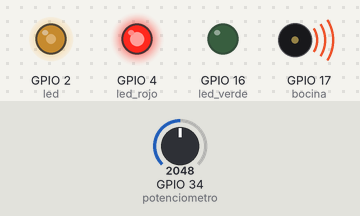
This program was run on a simulated ESP32 board running MicroPython. On the bench: output pins drawn as LEDs (lit = HIGH), buzzer (waves = sounding). The test bench sets the inputs (shaded band); at power-on: GPIO 34 (potenciometro) = 2048 (analog values on the 0–4095 scale).

Above: at 1.2 s.
1.3 s: GPIO 34 (potenciometro) set to 2866
At 2.5 s:
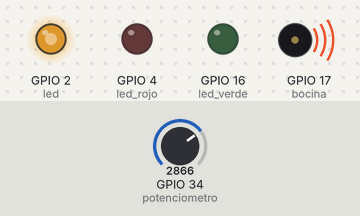
2.8 s: GPIO 34 (potenciometro) set to 3603
At 3.8 s:
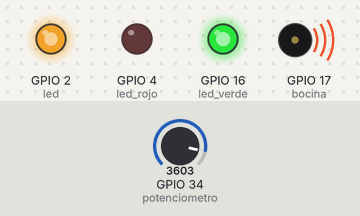
4.3 s: GPIO 34 (potenciometro) set to 4095
At 4.9 s:
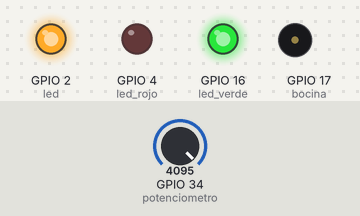
5.8 s: GPIO 34 (potenciometro) set to 2047
At 7.0 s:
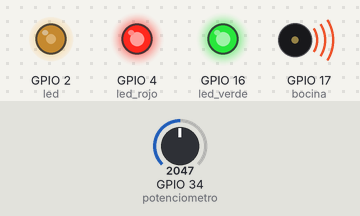
7.3 s: GPIO 34 (potenciometro) set to 1228
At 8.4 s:
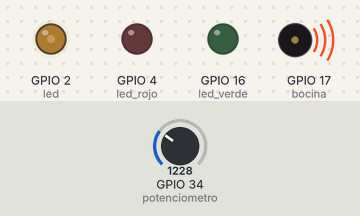
Timing chart, 0 to 9.8 s (numbered marks = the images above; inputs shaded):
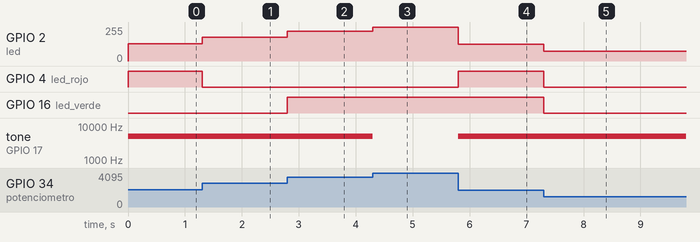

Measured:
- after the input at 1.3 s, GPIO 2 (led): 129/255 → 178/255 at once; GPIO 4 (led_rojo): HIGH → LOW at once
- after the input at 2.8 s, GPIO 2 (led): 178/255 → 224/255 at once; GPIO 16 (led_verde): LOW → HIGH at once
- after the input at 4.3 s, GPIO 2 (led): 224/255 → 255/255 at once; tone on GPIO 17 (bocina): 5000 Hz → silent at once
- after the input at 5.8 s, GPIO 2 (led): 255/255 → 126/255 at once; GPIO 4 (led_rojo): LOW → HIGH at once; tone on GPIO 17 (bocina): silent → 5000 Hz at once
- after the input at 7.3 s, GPIO 2 (led): 126/255 → 75/255 at once; GPIO 4 (led_rojo), GPIO 16 (led_verde): HIGH → LOW at once

The program:

03_Poten_LED.py
```python
import machine
from machine import Pin, PWM, ADC
import time

led = PWM(Pin(2))
bocina = PWM(Pin(17))
led.freq(1000)
led_rojo = Pin(4, Pin.OUT)
led_verde = Pin(16, Pin.OUT)

potenciometro = ADC(Pin(34))
potenciometro.atten(ADC.ATTN_11DB) #Rango de 0-3.3 Voltios

while True:
    lectura = potenciometro.read()
    mapeo = int((lectura / 4095) * 100) #Rango de 0 a 100%
    lectura_pwm = int(mapeo *10.35)

    if lectura_pwm > 1023:
        lectura_pwm = 1023
    elif lectura_pwm > 500 and lectura_pwm < 700:
        led.duty(lectura_pwm)
        bocina.duty(lectura_pwm)
        led_rojo.value(1)
    elif lectura_pwm > 800 and lectura_pwm < 1000:
        led_verde.value(1)
        led.duty(lectura_pwm)
        bocina.duty(lectura_pwm)
    else:
        bocina.duty(lectura_pwm)
        led_verde.value(0)
        led_rojo.value(0)
        led.duty(lectura_pwm)
    led.duty(lectura_pwm)
    bocina.duty(lectura_pwm)
```
